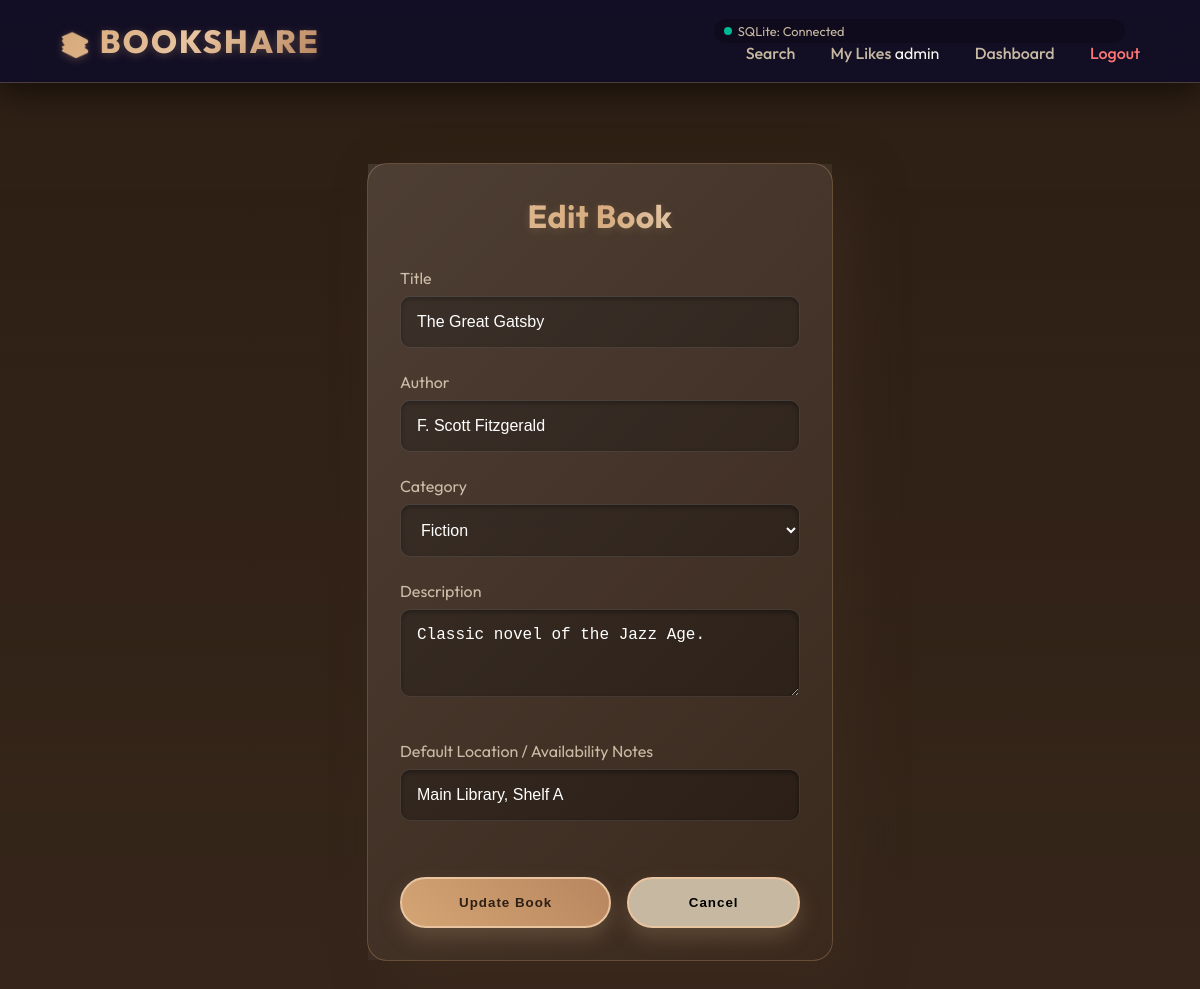
/edit_book/1 (signed in), run on the app's committed database.
### models.py (models this page shows, shortened)
class User(UserMixin, db.Model):
    id = db.Column(db.Integer, primary_key=True)
    username = db.Column(db.String(80), unique=True, nullable=False)
    email = db.Column(db.String(120), unique=True, nullable=False)
    password_hash = db.Column(db.String(128))
    role = db.Column(db.String(20), nullable=False, default='Member') # Member or Admin
    is_blocked = db.Column(db.Boolean, default=False)

class Book(db.Model):
    id = db.Column(db.Integer, primary_key=True)
    title = db.Column(db.String(200), nullable=False)
    author = db.Column(db.String(200), nullable=False)
    category = db.Column(db.String(100), nullable=False)
    type = db.Column(db.String(20), nullable=False) # Physical or Digital
    location = db.Column(db.String(200), nullable=True) # New: Physical availability notes
    description = db.Column(db.Text, nullable=True) # New: Book description
    file_link = db.Column(db.String(500), nullable=True) # Link to digital resource
    filename = db.Column(db.String(500), nullable=True) # Uploaded file path
    likes = db.Column(db.Integer, default=0) # New Interactive Feature
    status = db.Column(db.String(20), default='Available') # Available, Borrowed, Returned
    is_deleted = db.Column(db.Boolean, default=False) # Soft delete flag
    owner_id = db.Column(db.Integer, db.ForeignKey('user.id'), nullable=False)
    owner = db.relationship('User', backref=db.backref('books', lazy=True))

### app.py (the view, shortened to what this page needs)
@app.route('/edit_book/<int:id>', methods=['GET', 'POST'])
@login_required
def edit_book(id):
    book = Book.query.get_or_404(id)
    if book.owner != current_user and current_user.role != 'Admin':
        return "Unauthorized", 403
    return render_template('edit_book.html', book=book, categories=BOOK_CATEGORIES)

### app.py (called while the page is built)
@login_manager.user_loader
def load_user(user_id):
    return User.query.get(int(user_id))

@app.context_processor
def inject_db_status():
    connected = False
    db_type = "SQLite"
    try:
        from sqlalchemy import text
        db.session.execute(text('SELECT 1'))
        connected = True
        uri = app.config.get('SQLALCHEMY_DATABASE_URI', '')
        if 'postgresql' in uri:
            db_type = "Postgres"
        elif '/tmp/' in uri:
            db_type = "SQLite (Temp)"
    except:
        connected = False
    return dict(db_connected=connected, db_type=db_type)

### templates/edit_book.html
{% extends 'base.html' %}
{% block content %}
<div class="auth-wrapper">
    <div class="auth-card card" data-tilt>
        <h1 style="text-align: center; margin-bottom: 2rem;">Edit Book</h1>
        <form method="POST">
            <label style="display: block; margin-bottom: 0.5rem; color: var(--text-muted);">Title</label>
            <input type="text" name="title" value="{{ book.title }}" minlength="2" maxlength="200" required>
            <label style="display: block; margin-bottom: 0.5rem; color: var(--text-muted);">Author</label>
            <input type="text" name="author" value="{{ book.author }}" minlength="2" maxlength="200" required>
            <label style="display: block; margin-bottom: 0.5rem; color: var(--text-muted);">Category</label>
            <select name="category" required>
                {% for cat in categories %}
                <option value="{{ cat }}" {% if cat==book.category %}selected{% endif %}>{{ cat }}</option>
                {% endfor %}
            </select>
            <label style="display: block; margin-bottom: 0.5rem; color: var(--text-muted);">Description</label>
            <textarea name="description" rows="3"
                style="width: 100%; border-radius: 10px; padding: 1rem; border: 1px solid rgba(255,255,255,0.1); background: rgba(0,0,0,0.3); color: white;">{{ book.description or '' }}</textarea>
            {% if book.type == 'Physical' %}
            <label style="display: block; margin-bottom: 0.5rem; color: var(--text-muted); margin-top: 1rem;">Default
                Location / Availability Notes</label>
            <input type="text" name="location" value="{{ book.location or '' }}"
                placeholder="e.g. City Library, or Available Weekends">
            {% endif %}
            <div style="margin-top: 2rem; display: flex; gap: 1rem;">
                <button type="submit">Update Book</button>
                <a href="{{ url_for('dashboard') }}" style="text-decoration: none; width: 100%;">
                    <button type="button" style="background: var(--text-muted); color: #000;">Cancel</button>
                </a>
            </div>
        </form>
    </div>
</div>
{% endblock %}

### templates/base.html (shortened to what this page needs)
<!DOCTYPE html>
<html lang="en">
<head>
    <link rel="stylesheet" href="{{ url_for('static', filename='style.css') }}">
    <link rel="stylesheet" href="https://cdnjs.cloudflare.com/ajax/libs/font-awesome/6.4.0/css/all.min.css">
</head>
<body class="{% block body_class %}{% endblock %}">
    <nav>
        <a href="{{ url_for('index') }}" class="nav-brand">
            <span style="font-size: 1.5rem;">📚</span> BookShare
        </a>
        <div class="nav-links">
            <div class="db-status"
                style="margin-right: 15px; font-size: 0.8rem; display: flex; align-items: center; background: rgba(0,0,0,0.2); padding: 4px 10px; border-radius: 20px;">
                <span
                    style="width: 8px; height: 8px; border-radius: 50%; background: {% if db_connected %}#00b894{% else %}#d63031{% endif %}; margin-right: 6px;"></span>
                <span style="color: var(--text-muted);">{{ db_type }}: {% if db_connected %}Connected{% else
                    %}Disconnected{% endif %}</span>
            </div>
            <a href="{{ url_for('index') }}" class="{% if request.endpoint == 'index' %}active{% endif %}">Search</a>
            {% if current_user.is_authenticated %}
            <a href="{{ url_for('my_likes') }}" class="{% if request.endpoint == 'my_likes' %}active{% endif %}">My
                Likes</a>
            <span>{{ current_user.username }}</span>
            <a href="{{ url_for('dashboard') }}"
                class="{% if request.endpoint == 'dashboard' %}active{% endif %}">Dashboard</a>
            <a href="{{ url_for('logout') }}" style="color: #ff7675;">Logout</a>
            {% else %}
            <a href="{{ url_for('login') }}">Login</a>
            <a href="{{ url_for('register') }}"
                style="color: #00cec9; border: 1px solid #00cec9; padding: 0.5rem 1.5rem; border-radius: 50px;">Sign
                Up</a>
            {% endif %}
        </div>
    </nav>
    <div class="container">
        {% block content %}{% endblock %}
    </div>
</body>
</html>

### static/style.css (style rules this page uses)
:root { --primary: #d4a574; --primary-dark: #b8865f; --secondary: #8b7355; --accent: #e8c4a0; --text-white: #f8f6f0; --text-muted: #c7b8a1; --card-bg: rgba(139, 115, 85, 0.15); --card-border: rgba(212, 165, 116, 0.3); --shadow-light: 0 8px 32px 0 rgba(139, 115, 85, 0.25); --shadow-deep: 20px 20px 50px rgba(61, 43, 31, 0.6); --cozy-glow: rgba(212, 165, 116, 0.2); }
body { margin: 0; font-family: 'Outfit', sans-serif; color: var(--text-white); background-color: #2d1f14; overflow-x: hidden; min-height: 100vh; position: relative; }
body::before { content: ''; position: fixed; top: 0; left: 0; width: 100%; height: 100%; z-index: -1; background-size: cover; background-position: center; background-attachment: fixed; animation: backgroundSlide 100s infinite; }
body::after { content: ''; position: fixed; top: 0; left: 0; width: 100%; height: 100%; z-index: -1; background: linear-gradient(rgba(45, 31, 20, 0.50), rgba(61, 43, 31, 0.60)); pointer-events: none; }
nav { background: rgba(15, 12, 41, 0.85); backdrop-filter: blur(16px); border-bottom: 1px solid var(--card-border); padding: 1.2rem 5%; display: flex; justify-content: space-between; align-items: center; position: sticky; top: 0; z-index: 1000; box-shadow: 0 10px 30px rgba(0, 0, 0, 0.5); transform-style: preserve-3d; }
.nav-brand { font-size: 2rem; font-weight: 800; background: linear-gradient(135deg, #d4a574, #e8c4a0, #b8865f); -webkit-background-clip: text; background-clip: text; -webkit-text-fill-color: transparent; text-transform: uppercase; letter-spacing: 2px; filter: drop-shadow(0 2px 4px rgba(212, 165, 116, 0.3)); }
.nav-links a { color: var(--text-muted); text-decoration: none; margin-left: 2rem; font-weight: 500; position: relative; transition: all 0.3s; }
.nav-links a::after { content: ''; position: absolute; width: 0; height: 2px; bottom: -5px; left: 0; background: var(--secondary); transition: width 0.3s; }
.container { padding: 3rem 5%; max-width: 1400px; margin: 0 auto; }
.card { background: var(--card-bg); border: 1px solid var(--card-border); border-radius: 20px; padding: 2rem; backdrop-filter: blur(10px); box-shadow: var(--shadow-deep); transition: transform 0.3s ease, box-shadow 0.3s ease; position: relative; display: flex; flex-direction: column; }
.card::before { content: ''; position: absolute; top: 0; left: 0; width: 100%; height: 100%; background: linear-gradient(135deg, rgba(255, 255, 255, 0.1) 0%, transparent 100%); pointer-events: none; }
.card h1, .card h2, .card h3 { margin-top: 0; background: linear-gradient(to right, var(--accent), var(--primary), var(--text-white)); -webkit-background-clip: text; background-clip: text; -webkit-text-fill-color: transparent; }
input, select, textarea { background: rgba(0, 0, 0, 0.3); border: 1px solid rgba(255, 255, 255, 0.1); color: white; padding: 1rem; border-radius: 10px; width: 100%; margin-bottom: 1.5rem; font-size: 1rem; transition: all 0.3s; box-sizing: border-box; box-shadow: inset 0 2px 5px rgba(0, 0, 0, 0.5); }
button { background: linear-gradient(45deg, var(--primary), var(--primary-dark)); border: 2px solid var(--accent); color: #2d1f14; padding: 1rem 2rem; border-radius: 50px; font-weight: 700; letter-spacing: 1px; cursor: pointer; box-shadow: 0 10px 20px rgba(139, 115, 85, 0.4); transition: all 0.3s; transform: translateZ(20px); position: relative; overflow: hidden; width: 100%; }
button::before { content: ''; position: absolute; top: 0; left: -100%; width: 100%; height: 100%; background: linear-gradient(90deg, transparent, rgba(255, 255, 255, 0.2), transparent); transition: 0.5s; }
.auth-wrapper, .auth-container { min-height: 80vh; display: flex; align-items: center; justify-content: center; padding: 2rem; }
.auth-card, .auth-container .card { width: 100%; max-width: 400px !important; background: rgba(61, 43, 31, 0.85); backdrop-filter: blur(20px); margin: 0 auto; border: 1px solid var(--card-border); }
h1 { text-shadow: 0 2px 10px var(--cozy-glow); letter-spacing: 0.5px; }
.container { position: relative; z-index: 1; }

### data on the page
User: username "admin"
Book: title "The Great Gatsby", author "F. Scott Fitzgerald", category "Fiction", description "Classic novel of the Jazz Age.", location "Main Library, Shelf A"

### other printed values
{{ db_type }} "SQLite"
